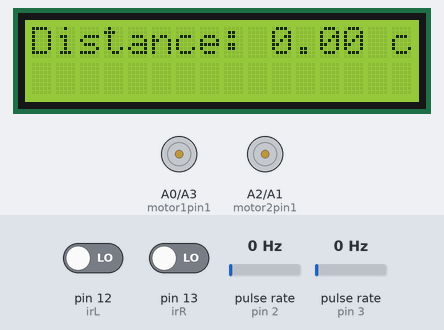
Recording of a sketch running on a simulated Arduino Uno, built with avr-gcc and run on an emulated ATmega328P. Shown: 16×2 character LCD, motor-driver pin pairs drawn as motors (green arrow = first pin HIGH = forward, orange = second pin HIGH = backward, longer = more drive, scaled by the enable pin). Wiring (inferred from the names in the program): 2 × pulse sensor: data pin 2 / data pin 3. The inputs (shaded band) are chosen by the test bench; at power-on: pin 12 (irL) LOW, pin 13 (irR) LOW, pulse rate (sensors on pin 2, pin 3) 0 Hz.

Above: at 1.2 s.
1.3 s: pin 12 (irL) driven HIGH
At 2.2 s:
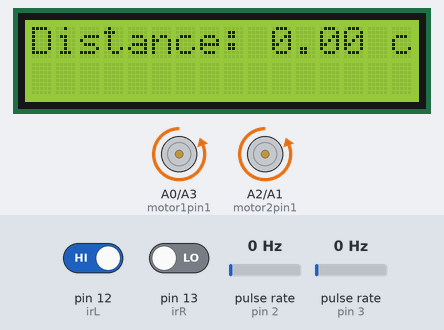
2.8 s: pin 13 (irR) driven HIGH
At 3.3 s:
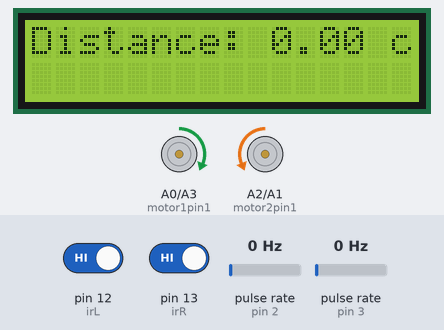
4.3 s: pulse rate (sensor on pin 2) set to 4 Hz
At 4.49 s:
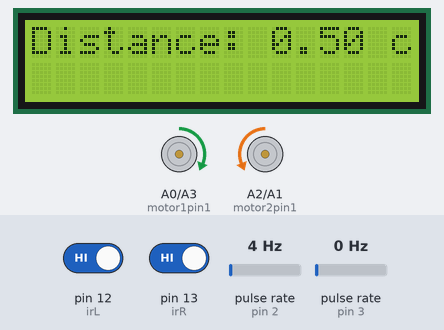
5.9 s: pulse rate (sensor on pin 3) set to 50 Hz
At 6.29 s:
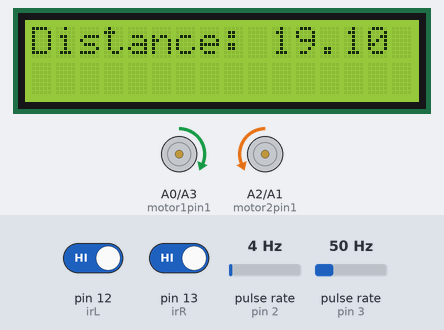
7.6 s: pin 12 (irL) driven LOW
At 7.8 s:
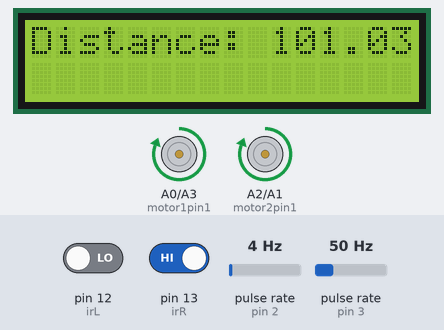
10.0 s: pin 13 (irR) driven LOW
At 10.22 s:
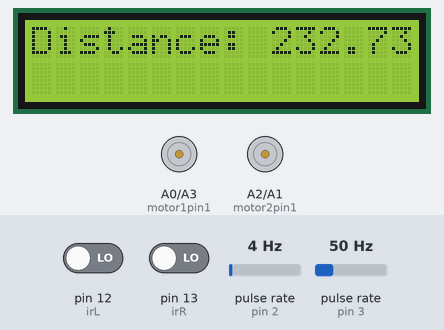
Timing chart, 0 to 13.0 s (numbered marks = the images above; inputs shaded):
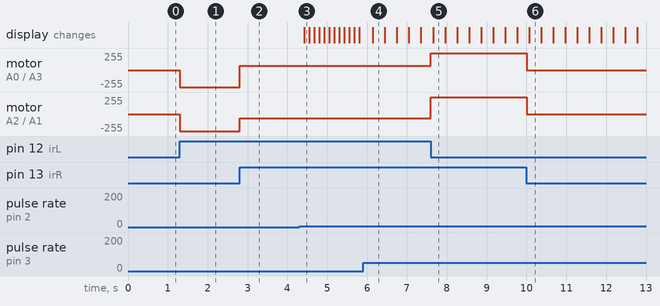

Measured:
- after the input at 1.3 s, motor on A0 (motor1pin1) / A3 (motor1pin2), motor on A2 (motor2pin1) / A1 (motor2pin2): stopped → backward 255/255 at once
- after the input at 2.8 s, motor on A0 (motor1pin1) / A3 (motor1pin2): backward 255/255 → forward 65/255 at once; motor on A2 (motor2pin1) / A1 (motor2pin2): backward 255/255 → backward 65/255 at once
- after the input at 4.3 s, the display: changes after 0.13 s (image 3)
- after the input at 7.6 s, motor on A0 (motor1pin1) / A3 (motor1pin2): forward 65/255 → forward 255/255 at once; motor on A2 (motor2pin1) / A1 (motor2pin2): backward 65/255 → forward 255/255 at once
- after the input at 10.0 s, motor on A0 (motor1pin1) / A3 (motor1pin2), motor on A2 (motor2pin1) / A1 (motor2pin2): forward 255/255 → stopped at once

The sketch:

CarWeek2.ino
```cpp
#include <LiquidCrystal.h>
#include <PinChangeInterrupt.h>

const int rs = 8, en = 9, d4 = 4, d5 = 5, d6 = 6, d7 = 7;
LiquidCrystal lcd(rs, en, d4, d5, d6, d7);

int motor1pin1 = A0, motor1pin2 = A3;
int motor2pin1 = A2, motor2pin2 = A1;
int enA = 10, enB = 11;

int irL = 12, irR = 13;

volatile int leftEncoderCount = 0;   // Count pulses for left encoder
volatile int rightEncoderCount = 0; // Count pulses for right encoder

const int encoderL = 2;  // Left encoder connected to pin 2
const int encoderR = 3;  // Right encoder connected to pin 3
//please send help
const float wheelCircumference = 20.106; // Circumference in cm (radius = 3.2 cm)
const int pulsesPerRevolution = 20;      // Number of pulses per wheel rotation


void leftEncoderInterrupt() {
  leftEncoderCount++;
}

void rightEncoderInterrupt() {
  rightEncoderCount++;
}

void setup() {
  lcd.begin(16, 2);

  pinMode(motor1pin1, OUTPUT);
  pinMode(motor1pin2, OUTPUT);
  pinMode(motor2pin1, OUTPUT);
  pinMode(motor2pin2, OUTPUT);
  pinMode(enA, OUTPUT);
  pinMode(enB, OUTPUT);

  pinMode(irL, INPUT);
  pinMode(irR, INPUT);

  pinMode(encoderL, INPUT_PULLUP); // Enable pull-up resistor for A5
  pinMode(encoderR, INPUT_PULLUP); // Enable pull-up resistor for 13

  // Attach interrupts
  attachPCINT(digitalPinToPCINT(encoderL), leftEncoderInterrupt, CHANGE); // Pin change interrupt for A5
  attachPCINT(digitalPinToPCINT(encoderR), rightEncoderInterrupt, CHANGE); // Hardware interrupt for pin 13

  Serial.begin(9600);
}

void loop() {
  int valL = digitalRead(irL);
  int valR = digitalRead(irR);

  // Motor control logic
  if (valL == 1 && valR == 1) { //move forward
    analogWrite(enA, 65);
    analogWrite(enB, 65);
    digitalWrite(motor1pin1, HIGH);
    digitalWrite(motor1pin2, LOW);
    digitalWrite(motor2pin1, LOW);
    digitalWrite(motor2pin2, HIGH);
  } else if (valL == 1 && valR == 0) { //turn left
    analogWrite(enA, 255);
    analogWrite(enB, 255);
    digitalWrite(motor1pin1, LOW);
    digitalWrite(motor1pin2, HIGH);
    digitalWrite(motor2pin1, LOW);
    digitalWrite(motor2pin2, HIGH);
  } else if (valL == 0 && valR == 1) { //turn right
    analogWrite(enA, 255);
    analogWrite(enB, 255);
    digitalWrite(motor1pin1, HIGH);
    digitalWrite(motor1pin2, LOW);
    digitalWrite(motor2pin1, HIGH);
    digitalWrite(motor2pin2, LOW);
  } else { //stop
    digitalWrite(motor1pin1, LOW);
    digitalWrite(motor1pin2, LOW);
    digitalWrite(motor2pin1, LOW);
    digitalWrite(motor2pin2, LOW);
  }

  // Calculate distances
  float leftDistance = (leftEncoderCount / (float)pulsesPerRevolution) * wheelCircumference;
  float rightDistance = (rightEncoderCount / (float)pulsesPerRevolution) * wheelCircumference;

  // Calculate average distance
  float distance = (leftDistance + rightDistance) / 2.0;

  // Display on LCD
  lcd.setCursor(0, 0);
  lcd.print("Distance: ");
  lcd.print(distance);
  lcd.print(" cm");

}
```
